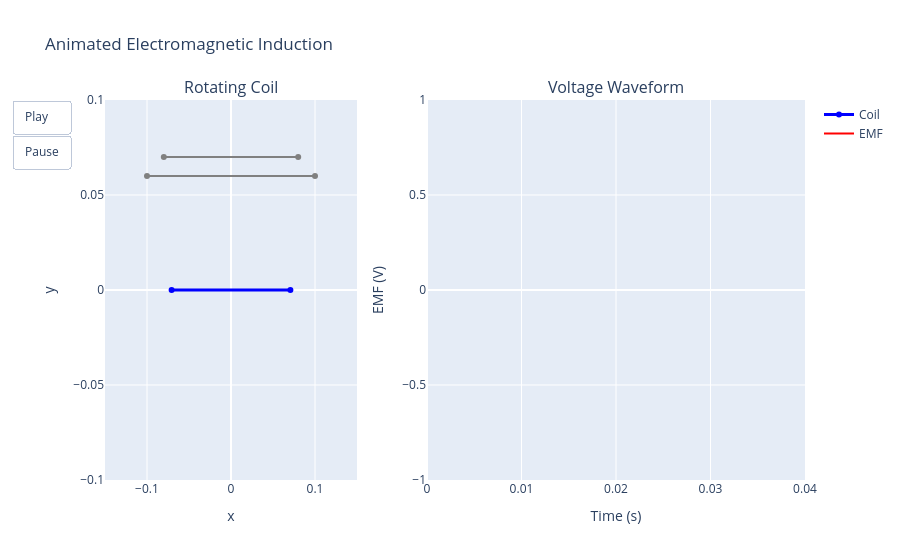

This figure's notebook cell:
### Markdown cell above
##  Advanced Animation

### Code cell
# Animated coil rotation and voltage waveform
t_frames = np.linspace(0, 0.04, 80)
B_anim, A_anim, N_anim, omega_anim = 0.6, 0.02, 250, 2*np.pi*60
theta_anim = omega_anim * t_frames
flux_anim = calculate_magnetic_flux(B_anim, A_anim, theta_anim)
emf_anim = calculate_induced_emf(N_anim, calculate_flux_change(B_anim, A_anim, omega_anim, theta_anim))

# Coil representation as a rotating line segment
coil_length = np.sqrt(A_anim)  # scale for visualisation
x_coil = np.array([-coil_length/2, coil_length/2])

fig_anim = make_subplots(rows=1, cols=2, subplot_titles=('Rotating Coil', 'Voltage Waveform'),
                         column_widths=[0.4, 0.6])

# Fixed magnetic field arrows (background)
fig_anim.add_trace(go.Scatter(x=[-0.1,0.1,None,-0.08,0.08], y=[0.06,0.06,None,0.07,0.07],
                             mode='lines+markers', marker=dict(size=0), line=dict(color='gray', width=2),
                             showlegend=False), row=1, col=1)

# Initial coil trace
fig_anim.add_trace(go.Scatter(x=x_coil, y=[0,0], mode='lines+markers',
                             line=dict(color='blue', width=3), name='Coil'), row=1, col=1)

# EMF waveform (empty initially)
fig_anim.add_trace(go.Scatter(x=[t_frames[0]], y=[emf_anim[0]], mode='lines', line=dict(color='red'),
                             name='EMF'), row=1, col=2)

# Frames
frames = []
for i, t in enumerate(t_frames):
    theta_i = theta_anim[i]
    # Rotate coil points
    rot_matrix = np.array([[np.cos(theta_i), -np.sin(theta_i)], [np.sin(theta_i), np.cos(theta_i)]])
    points = np.vstack([x_coil, np.zeros_like(x_coil)]).T @ rot_matrix.T
    coil_trace = go.Scatter(x=points[:,0], y=points[:,1], mode='lines+markers',
                            line=dict(color='blue', width=3))
    # EMF up to current frame
    emf_trace = go.Scatter(x=t_frames[:i+1], y=emf_anim[:i+1], mode='lines', line=dict(color='red'))
    frames.append(go.Frame(data=[coil_trace, emf_trace], name=f'frame{i}'))

fig_anim.frames = frames

# Update layout with play/pause
fig_anim.update_layout(
    updatemenus=[dict(type='buttons', showactive=False,
                     buttons=[dict(label='Play', method='animate', args=[None, {'frame': {'duration': 50, 'redraw': True}}]),
                              dict(label='Pause', method='animate', args=[[None], {'frame': {'duration': 0, 'redraw': False}}])])],
    xaxis1=dict(range=[-0.15, 0.15], title='x'), yaxis1=dict(range=[-0.1, 0.1], title='y'),
    xaxis2=dict(range=[t_frames[0], t_frames[-1]], title='Time (s)'),
    yaxis2=dict(title='EMF (V)'),
    title='Animated Electromagnetic Induction'
)

fig_anim.show()

### Figure 1 — Plotly figure (JSON) as saved in the notebook; plotly's stock layout.template omitted (floating-point values rounded to 4 significant figures)
{"data": [{"line": {"color": "gray", "width": 2}, "marker": {"size": 0}, "mode": "lines+markers", "showlegend": false, "type": "scatter", "x": [-0.1, 0.1, null, -0.08, 0.08], "xaxis": "x", "y": [0.06, 0.06, null, 0.07, 0.07], "yaxis": "y"}, {"line": {"color": "blue", "width": 3}, "mode": "lines+markers", "name": "Coil", "type": "scatter", "x": [-0.07071, 0.07071], "xaxis": "x", "y": [0, 0], "yaxis": "y"}, {"line": {"color": "red"}, "mode": "lines", "name": "EMF", "type": "scatter", "x": [0], "xaxis": "x2", "y": [0], "yaxis": "y2"}], "layout": {"annotations": [{"font": {"size": 16}, "showarrow": false, "text": "Rotating Coil", "x": 0.18, "xanchor": "center", "xref": "paper", "y": 1, "yanchor": "bottom", "yref": "paper"}, {"font": {"size": 16}, "showarrow": false, "text": "Voltage Waveform", "x": 0.73, "xanchor": "center", "xref": "paper", "y": 1, "yanchor": "bottom", "yref": "paper"}], "title": {"text": "Animated Electromagnetic Induction"}, "updatemenus": [{"buttons": [{"args": [null, {"frame": {"duration": 50, "redraw": true}}], "label": "Play", "method": "animate"}, {"args": [[null], {"frame": {"duration": 0, "redraw": false}}], "label": "Pause", "method": "animate"}], "showactive": false, "type": "buttons"}], "xaxis": {"anchor": "y", "domain": [0, 0.36], "range": [-0.15, 0.15], "title": {"text": "x"}}, "xaxis2": {"anchor": "y2", "domain": [0.46, 1], "range": [0, 0.04], "title": {"text": "Time (s)"}}, "yaxis": {"anchor": "x", "domain": [0, 1], "range": [-0.1, 0.1], "title": {"text": "y"}}, "yaxis2": {"anchor": "x2", "domain": [0, 1], "title": {"text": "EMF (V)"}}}}
